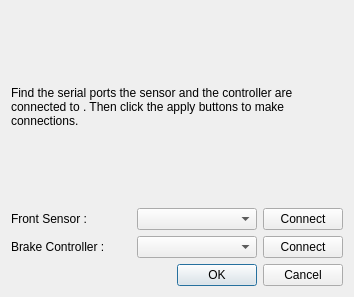
<?xml version="1.0" encoding="UTF-8"?>
<ui version="4.0">
 <class>SerialConnectDialog</class>
 <widget class="QDialog" name="SerialConnectDialog">
  <property name="geometry">
   <rect>
    <x>0</x>
    <y>0</y>
    <width>354</width>
    <height>297</height>
   </rect>
  </property>
  <property name="windowTitle">
   <string>Dialog</string>
  </property>
  <layout class="QGridLayout" name="gridLayout_2">
   <item row="0" column="0">
    <widget class="QLabel" name="label_3">
     <property name="text">
      <string>Find the serial ports the sensor and the controller are connected to . Then click the apply buttons to make connections.</string>
     </property>
     <property name="textFormat">
      <enum>Qt::AutoText</enum>
     </property>
     <property name="wordWrap">
      <bool>true</bool>
     </property>
    </widget>
   </item>
   <item row="1" column="0">
    <layout class="QHBoxLayout" name="horizontalLayout_2">
     <item>
      <widget class="QLabel" name="label">
       <property name="text">
        <string>Front Sensor : </string>
       </property>
      </widget>
     </item>
     <item>
      <widget class="QComboBox" name="sensorComboBox"/>
     </item>
     <item>
      <widget class="QPushButton" name="sensorConnectButton">
       <property name="sizePolicy">
        <sizepolicy hsizetype="Fixed" vsizetype="Fixed">
         <horstretch>0</horstretch>
         <verstretch>0</verstretch>
        </sizepolicy>
       </property>
       <property name="focusPolicy">
        <enum>Qt::NoFocus</enum>
       </property>
       <property name="text">
        <string>Connect</string>
       </property>
      </widget>
     </item>
    </layout>
   </item>
   <item row="2" column="0">
    <layout class="QHBoxLayout" name="horizontalLayout">
     <item>
      <widget class="QLabel" name="label_2">
       <property name="text">
        <string>Brake Controller : </string>
       </property>
      </widget>
     </item>
     <item>
      <widget class="QComboBox" name="brakeComboBox"/>
     </item>
     <item>
      <widget class="QPushButton" name="brakeConnectButton">
       <property name="sizePolicy">
        <sizepolicy hsizetype="Fixed" vsizetype="Fixed">
         <horstretch>0</horstretch>
         <verstretch>0</verstretch>
        </sizepolicy>
       </property>
       <property name="focusPolicy">
        <enum>Qt::NoFocus</enum>
       </property>
       <property name="text">
        <string>Connect</string>
       </property>
      </widget>
     </item>
    </layout>
   </item>
   <item row="3" column="0">
    <widget class="QDialogButtonBox" name="buttonBox">
     <property name="orientation">
      <enum>Qt::Horizontal</enum>
     </property>
     <property name="standardButtons">
      <set>QDialogButtonBox::Cancel|QDialogButtonBox::Ok</set>
     </property>
    </widget>
   </item>
  </layout>
 </widget>
 <resources/>
 <connections>
  <connection>
   <sender>buttonBox</sender>
   <signal>accepted()</signal>
   <receiver>SerialConnectDialog</receiver>
   <slot>accept()</slot>
   <hints>
    <hint type="sourcelabel">
     <x>248</x>
     <y>254</y>
    </hint>
    <hint type="destinationlabel">
     <x>157</x>
     <y>274</y>
    </hint>
   </hints>
  </connection>
  <connection>
   <sender>buttonBox</sender>
   <signal>rejected()</signal>
   <receiver>SerialConnectDialog</receiver>
   <slot>reject()</slot>
   <hints>
    <hint type="sourcelabel">
     <x>316</x>
     <y>260</y>
    </hint>
    <hint type="destinationlabel">
     <x>286</x>
     <y>274</y>
    </hint>
   </hints>
  </connection>
 </connections>
</ui>
